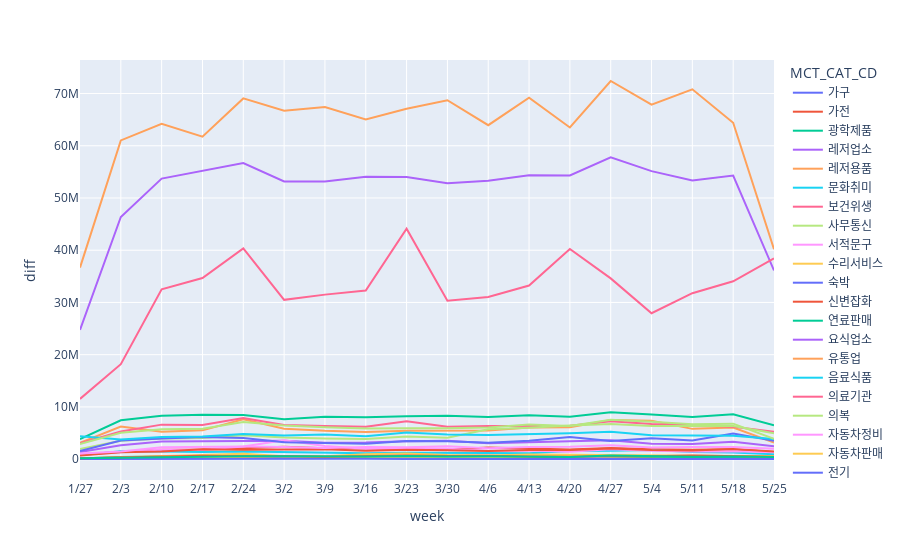

Notebook code cell kept with this figure:
### Code cell
fig = px.line(total_diff2, x="week", y="diff", color='MCT_CAT_CD')

fig.update_layout(
    xaxis = dict(
        tickmode = 'array',
        tickvals = np.arange(0, len(test2)),
        ticktext = test2
    )
)
fig.show()

### Figure 1 — Plotly figure (JSON) as saved in the notebook; plotly's stock layout.template omitted (floating-point values rounded to 4 significant figures)
{"data": [{"hovertemplate": "MCT_CAT_CD=가구<br>week=%{x}<br>diff=%{y}<extra></extra>", "legendgroup": "가구", "line": {"color": "#636efa", "dash": "solid"}, "mode": "lines", "name": "가구", "orientation": "v", "showlegend": true, "type": "scatter", "x": [5, 6, 7, 8, 9, 10, 11, 12, 13, 14, 15, 16, 17, 18, 19, 20, 21, 22], "xaxis": "x", "y": [94818, 318817, 442526, 514788, 493037, 421192, 532628, 518703, 425849, 272015, 460046, 395994, 436872, 471195, 538530, 401929, 506617, 224628], "yaxis": "y"}, {"hovertemplate": "MCT_CAT_CD=가전<br>week=%{x}<br>diff=%{y}<extra></extra>", "legendgroup": "가전", "line": {"color": "#EF553B", "dash": "solid"}, "mode": "lines", "name": "가전", "orientation": "v", "showlegend": true, "type": "scatter", "x": [5, 6, 7, 8, 9, 10, 11, 12, 13, 14, 15, 16, 17, 18, 19, 20, 21, 22], "xaxis": "x", "y": [820559, 1414781, 1805969, 1833042, 2100793, 2356541, 2063588, 2063368, 1911915, 1857655, 2207342, 2047624, 1832310, 2125046, 1874391, 1784392, 1910454, 1347533], "yaxis": "y"}, {"hovertemplate": "MCT_CAT_CD=광학제품<br>week=%{x}<br>diff=%{y}<extra></extra>", "legendgroup": "광학제품", "line": {"color": "#00cc96", "dash": "solid"}, "mode": "lines", "name": "광학제품", "orientation": "v", "showlegend": true, "type": "scatter", "x": [5, 6, 7, 8, 9, 10, 11, 12, 13, 14, 15, 16, 17, 18, 19, 20, 21, 22], "xaxis": "x", "y": [129704, 409163, 513699, 531172, 634932, 611676, 460624, 395604, 621545, 405304, 405294, 323052, 629322, 475487, 358767, 341536, 556080, 380899], "yaxis": "y"}, {"hovertemplate": "MCT_CAT_CD=레저업소<br>week=%{x}<br>diff=%{y}<extra></extra>", "legendgroup": "레저업소", "line": {"color": "#ab63fa", "dash": "solid"}, "mode": "lines", "name": "레저업소", "orientation": "v", "showlegend": true, "type": "scatter", "x": [5, 6, 7, 8, 9, 10, 11, 12, 13, 14, 15, 16, 17, 18, 19, 20, 21, 22], "xaxis": "x", "y": [1384626, 2651993, 3385898, 3414560, 3579196, 3538050, 3147727, 3186741, 3433210, 3531039, 3058617, 3262203, 3332663, 3608379, 2954127, 2923165, 3326940, 2460385], "yaxis": "y"}, {"hovertemplate": "MCT_CAT_CD=레저용품<br>week=%{x}<br>diff=%{y}<extra></extra>", "legendgroup": "레저용품", "line": {"color": "#FFA15A", "dash": "solid"}, "mode": "lines", "name": "레저용품", "orientation": "v", "showlegend": true, "type": "scatter", "x": [5, 6, 7, 8, 9, 10, 11, 12, 13, 14, 15, 16, 17, 18, 19, 20, 21, 22], "xaxis": "x", "y": [3116078, 6260220, 5224893, 5510324, 7640745, 5822624, 5417418, 5213225, 5427349, 5505395, 5460803, 6070918, 6091490, 7492455, 7337031, 5798467, 6046303, 3197595], "yaxis": "y"}, {"hovertemplate": "MCT_CAT_CD=문화취미<br>week=%{x}<br>diff=%{y}<extra></extra>", "legendgroup": "문화취미", "line": {"color": "#19d3f3", "dash": "solid"}, "mode": "lines", "name": "문화취미", "orientation": "v", "showlegend": true, "type": "scatter", "x": [5, 6, 7, 8, 9, 10, 11, 12, 13, 14, 15, 16, 17, 18, 19, 20, 21, 22], "xaxis": "x", "y": [758704, 1492353, 1485827, 1366679, 1449272, 1326098, 1282600, 1136847, 1225111, 1144348, 1161248, 1151569, 1547767, 1599151, 1732241, 1353719, 1264444, 947718], "yaxis": "y"}, {"hovertemplate": "MCT_CAT_CD=보건위생<br>week=%{x}<br>diff=%{y}<extra></extra>", "legendgroup": "보건위생", "line": {"color": "#FF6692", "dash": "solid"}, "mode": "lines", "name": "보건위생", "orientation": "v", "showlegend": true, "type": "scatter", "x": [5, 6, 7, 8, 9, 10, 11, 12, 13, 14, 15, 16, 17, 18, 19, 20, 21, 22], "xaxis": "x", "y": [3026790, 5286098, 6607980, 6538967, 7868533, 6544336, 6336661, 6202041, 7229809, 6225823, 6327700, 6361197, 6375550, 7270726, 6751709, 6559966, 6186618, 5225168], "yaxis": "y"}, {"hovertemplate": "MCT_CAT_CD=사무통신<br>week=%{x}<br>diff=%{y}<extra></extra>", "legendgroup": "사무통신", "line": {"color": "#B6E880", "dash": "solid"}, "mode": "lines", "name": "사무통신", "orientation": "v", "showlegend": true, "type": "scatter", "x": [5, 6, 7, 8, 9, 10, 11, 12, 13, 14, 15, 16, 17, 18, 19, 20, 21, 22], "xaxis": "x", "y": [1956213, 3509672, 3943680, 4052632, 4564366, 4159495, 3938268, 3862646, 4328835, 4108149, 5720163, 5998477, 6427952, 6731106, 6349702, 6376297, 6364837, 4972753], "yaxis": "y"}, {"hovertemplate": "MCT_CAT_CD=서적문구<br>week=%{x}<br>diff=%{y}<extra></extra>", "legendgroup": "서적문구", "line": {"color": "#FF97FF", "dash": "solid"}, "mode": "lines", "name": "서적문구", "orientation": "v", "showlegend": true, "type": "scatter", "x": [5, 6, 7, 8, 9, 10, 11, 12, 13, 14, 15, 16, 17, 18, 19, 20, 21, 22], "xaxis": "x", "y": [776505, 1249679, 1837380, 1813285, 2431166, 3597729, 2533037, 2002132, 2089694, 2010119, 1613593, 1669508, 1413005, 1890268, 1592004, 1449651, 1511499, 1299197], "yaxis": "y"}, {"hovertemplate": "MCT_CAT_CD=수리서비스<br>week=%{x}<br>diff=%{y}<extra></extra>", "legendgroup": "수리서비스", "line": {"color": "#FECB52", "dash": "solid"}, "mode": "lines", "name": "수리서비스", "orientation": "v", "showlegend": true, "type": "scatter", "x": [5, 6, 7, 8, 9, 10, 11, 12, 13, 14, 15, 16, 17, 18, 19, 20, 21, 22], "xaxis": "x", "y": [128320, 202548, 393469, 415862, 389311, 624882, 459906, 486064, 460940, 437714, 473316, 476495, 649061, 524158, 554720, 602737, 582314, 466805], "yaxis": "y"}, {"hovertemplate": "MCT_CAT_CD=숙박<br>week=%{x}<br>diff=%{y}<extra></extra>", "legendgroup": "숙박", "line": {"color": "#636efa", "dash": "solid"}, "mode": "lines", "name": "숙박", "orientation": "v", "showlegend": true, "type": "scatter", "x": [5, 6, 7, 8, 9, 10, 11, 12, 13, 14, 15, 16, 17, 18, 19, 20, 21, 22], "xaxis": "x", "y": [1550921, 3569474, 3963919, 4243182, 4033211, 3242615, 3076013, 2946201, 3493957, 3439995, 3134079, 3508831, 4229704, 3491270, 4004648, 3590877, 4903386, 3516874], "yaxis": "y"}, {"hovertemplate": "MCT_CAT_CD=신변잡화<br>week=%{x}<br>diff=%{y}<extra></extra>", "legendgroup": "신변잡화", "line": {"color": "#EF553B", "dash": "solid"}, "mode": "lines", "name": "신변잡화", "orientation": "v", "showlegend": true, "type": "scatter", "x": [5, 6, 7, 8, 9, 10, 11, 12, 13, 14, 15, 16, 17, 18, 19, 20, 21, 22], "xaxis": "x", "y": [686329, 1308765, 1477899, 1880231, 1791262, 1802635, 1871133, 1606900, 1777692, 1704353, 1537843, 1755643, 1751507, 2053988, 1760960, 1666101, 1940098, 1461343], "yaxis": "y"}, {"hovertemplate": "MCT_CAT_CD=연료판매<br>week=%{x}<br>diff=%{y}<extra></extra>", "legendgroup": "연료판매", "line": {"color": "#00cc96", "dash": "solid"}, "mode": "lines", "name": "연료판매", "orientation": "v", "showlegend": true, "type": "scatter", "x": [5, 6, 7, 8, 9, 10, 11, 12, 13, 14, 15, 16, 17, 18, 19, 20, 21, 22], "xaxis": "x", "y": [3832129, 7446472, 8316385, 8504790, 8472696, 7637408, 8130656, 7999085, 8201169, 8302608, 8051375, 8420844, 8096883, 8963472, 8556304, 8057565, 8603939, 6499663], "yaxis": "y"}, {"hovertemplate": "MCT_CAT_CD=요식업소<br>week=%{x}<br>diff=%{y}<extra></extra>", "legendgroup": "요식업소", "line": {"color": "#ab63fa", "dash": "solid"}, "mode": "lines", "name": "요식업소", "orientation": "v", "showlegend": true, "type": "scatter", "x": [5, 6, 7, 8, 9, 10, 11, 12, 13, 14, 15, 16, 17, 18, 19, 20, 21, 22], "xaxis": "x", "y": [24759069, 46360195, 53707613, 55223767, 56687281, 53179961, 53165640, 54048528, 54014527, 52845007, 53284784, 54347507, 54315114, 57796256, 55139115, 53358760, 54305495, 36127442], "yaxis": "y"}, {"hovertemplate": "MCT_CAT_CD=유통업<br>week=%{x}<br>diff=%{y}<extra></extra>", "legendgroup": "유통업", "line": {"color": "#FFA15A", "dash": "solid"}, "mode": "lines", "name": "유통업", "orientation": "v", "showlegend": true, "type": "scatter", "x": [5, 6, 7, 8, 9, 10, 11, 12, 13, 14, 15, 16, 17, 18, 19, 20, 21, 22], "xaxis": "x", "y": [36674024, 61021713, 64181379, 61742738, 69067430, 66711755, 67422553, 65030737, 67081742, 68717351, 63937003, 69215274, 63508402, 72399011, 67868683, 70811392, 64396161, 40185462], "yaxis": "y"}, {"hovertemplate": "MCT_CAT_CD=음료식품<br>week=%{x}<br>diff=%{y}<extra></extra>", "legendgroup": "음료식품", "line": {"color": "#19d3f3", "dash": "solid"}, "mode": "lines", "name": "음료식품", "orientation": "v", "showlegend": true, "type": "scatter", "x": [5, 6, 7, 8, 9, 10, 11, 12, 13, 14, 15, 16, 17, 18, 19, 20, 21, 22], "xaxis": "x", "y": [4369969, 3740381, 4220340, 4326587, 4810616, 4510664, 4716425, 4386971, 5116656, 4706169, 4613517, 4732435, 4949480, 5231502, 4581830, 4543867, 4463628, 3835343], "yaxis": "y"}, {"hovertemplate": "MCT_CAT_CD=의료기관<br>week=%{x}<br>diff=%{y}<extra></extra>", "legendgroup": "의료기관", "line": {"color": "#FF6692", "dash": "solid"}, "mode": "lines", "name": "의료기관", "orientation": "v", "showlegend": true, "type": "scatter", "x": [5, 6, 7, 8, 9, 10, 11, 12, 13, 14, 15, 16, 17, 18, 19, 20, 21, 22], "xaxis": "x", "y": [11536406, 18187826, 32502824, 34666632, 40349407, 30502652, 31498354, 32301665, 44115342, 30343886, 31041013, 33233143, 40250509, 34606357, 27939462, 31777789, 34046386, 38427420], "yaxis": "y"}, {"hovertemplate": "MCT_CAT_CD=의복<br>week=%{x}<br>diff=%{y}<extra></extra>", "legendgroup": "의복", "line": {"color": "#B6E880", "dash": "solid"}, "mode": "lines", "name": "의복", "orientation": "v", "showlegend": true, "type": "scatter", "x": [5, 6, 7, 8, 9, 10, 11, 12, 13, 14, 15, 16, 17, 18, 19, 20, 21, 22], "xaxis": "x", "y": [2902365, 5042228, 5732065, 5814266, 7110219, 6455936, 6122058, 5856015, 5937202, 5918944, 6081015, 6612779, 6331432, 7532639, 7171825, 6679666, 6793536, 3887432], "yaxis": "y"}, {"hovertemplate": "MCT_CAT_CD=자동차정비<br>week=%{x}<br>diff=%{y}<extra></extra>", "legendgroup": "자동차정비", "line": {"color": "#FF97FF", "dash": "solid"}, "mode": "lines", "name": "자동차정비", "orientation": "v", "showlegend": true, "type": "scatter", "x": [5, 6, 7, 8, 9, 10, 11, 12, 13, 14, 15, 16, 17, 18, 19, 20, 21, 22], "xaxis": "x", "y": [1086015, 1450615, 2296143, 2403925, 2418353, 2336613, 2114198, 2342015, 2289580, 2470545, 2083695, 2315790, 2385364, 2683880, 2213985, 2320336, 2329349, 1971042], "yaxis": "y"}, {"hovertemplate": "MCT_CAT_CD=자동차판매<br>week=%{x}<br>diff=%{y}<extra></extra>", "legendgroup": "자동차판매", "line": {"color": "#FECB52", "dash": "solid"}, "mode": "lines", "name": "자동차판매", "orientation": "v", "showlegend": true, "type": "scatter", "x": [5, 6, 7, 8, 9, 10, 11, 12, 13, 14, 15, 16, 17, 18, 19, 20, 21, 22], "xaxis": "x", "y": [109944, 328478, 459758, 701165, 1018459, 560756, 549996, 926870, 1094572, 796252, 695435, 883267, 831807, 783611, 737058, 682690, 624456, 538584], "yaxis": "y"}, {"hovertemplate": "MCT_CAT_CD=전기<br>week=%{x}<br>diff=%{y}<extra></extra>", "legendgroup": "전기", "line": {"color": "#636efa", "dash": "solid"}, "mode": "lines", "name": "전기", "orientation": "v", "showlegend": true, "type": "scatter", "x": [5, 6, 7, 8, 9, 10, 11, 12, 13, 14, 15, 16, 17, 18, 19, 20, 21, 22], "xaxis": "x", "y": [28084, 44022, 100440, 81376, 38853, 56343, 55056, 90291, 49443, 49339, 56870, 42993, 52494, 76976, 67225, 51707, 68924, 40665], "yaxis": "y"}, {"hovertemplate": "MCT_CAT_CD=주방용구<br>week=%{x}<br>diff=%{y}<extra></extra>", "legendgroup": "주방용구", "line": {"color": "#EF553B", "dash": "solid"}, "mode": "lines", "name": "주방용구", "orientation": "v", "showlegend": true, "type": "scatter", "x": [5, 6, 7, 8, 9, 10, 11, 12, 13, 14, 15, 16, 17, 18, 19, 20, 21, 22], "xaxis": "x", "y": [162525, 317708, 495460, 653712, 548664, 625307, 455974, 548669, 710361, 620877, 659994, 504752, 481755, 617804, 533099, 694673, 545007, 466752], "yaxis": "y"}, {"hovertemplate": "MCT_CAT_CD=직물<br>week=%{x}<br>diff=%{y}<extra></extra>", "legendgroup": "직물", "line": {"color": "#00cc96", "dash": "solid"}, "mode": "lines", "name": "직물", "orientation": "v", "showlegend": true, "type": "scatter", "x": [5, 6, 7, 8, 9, 10, 11, 12, 13, 14, 15, 16, 17, 18, 19, 20, 21, 22], "xaxis": "x", "y": [147754, 234201, 439089, 444850, 545251, 537652, 490539, 512261, 601003, 504632, 552750, 491559, 397199, 676267, 533542, 436376, 519505, 416783], "yaxis": "y"}], "layout": {"legend": {"title": {"text": "MCT_CAT_CD"}, "tracegroupgap": 0}, "margin": {"t": 60}, "xaxis": {"anchor": "y", "domain": [0, 1], "tickmode": "array", "ticktext": ["12/23", "12/30", "1/6", "1/13", "1/20", "1/27", "2/3", "2/10", "2/17", "2/24", "3/2", "3/9", "3/16", "3/23", "3/30", "4/6", "4/13", "4/20", "4/27", "5/4", "5/11", "5/18", "5/25", "6/1", "6/8", "6/15", "6/22", "6/29", "7/6", "7/13", "7/20", "7/27", "8/3", "8/10", "8/17", "8/24", "8/31", "9/7", "9/14", "9/21", "9/28", "10/5", "10/12", "10/19", "10/26", "11/2", "11/9", "11/16", "11/23", "11/30", "12/7", "12/14"], "tickvals": [0, 1, 2, 3, 4, 5, 6, 7, 8, 9, 10, 11, 12, 13, 14, 15, 16, 17, 18, 19, 20, 21, 22, 23, 24, 25, 26, 27, 28, 29, 30, 31, 32, 33, 34, 35, 36, 37, 38, 39, 40, 41, 42, 43, 44, 45, 46, 47, 48, 49, 50, 51], "title": {"text": "week"}}, "yaxis": {"anchor": "x", "domain": [0, 1], "title": {"text": "diff"}}}}
